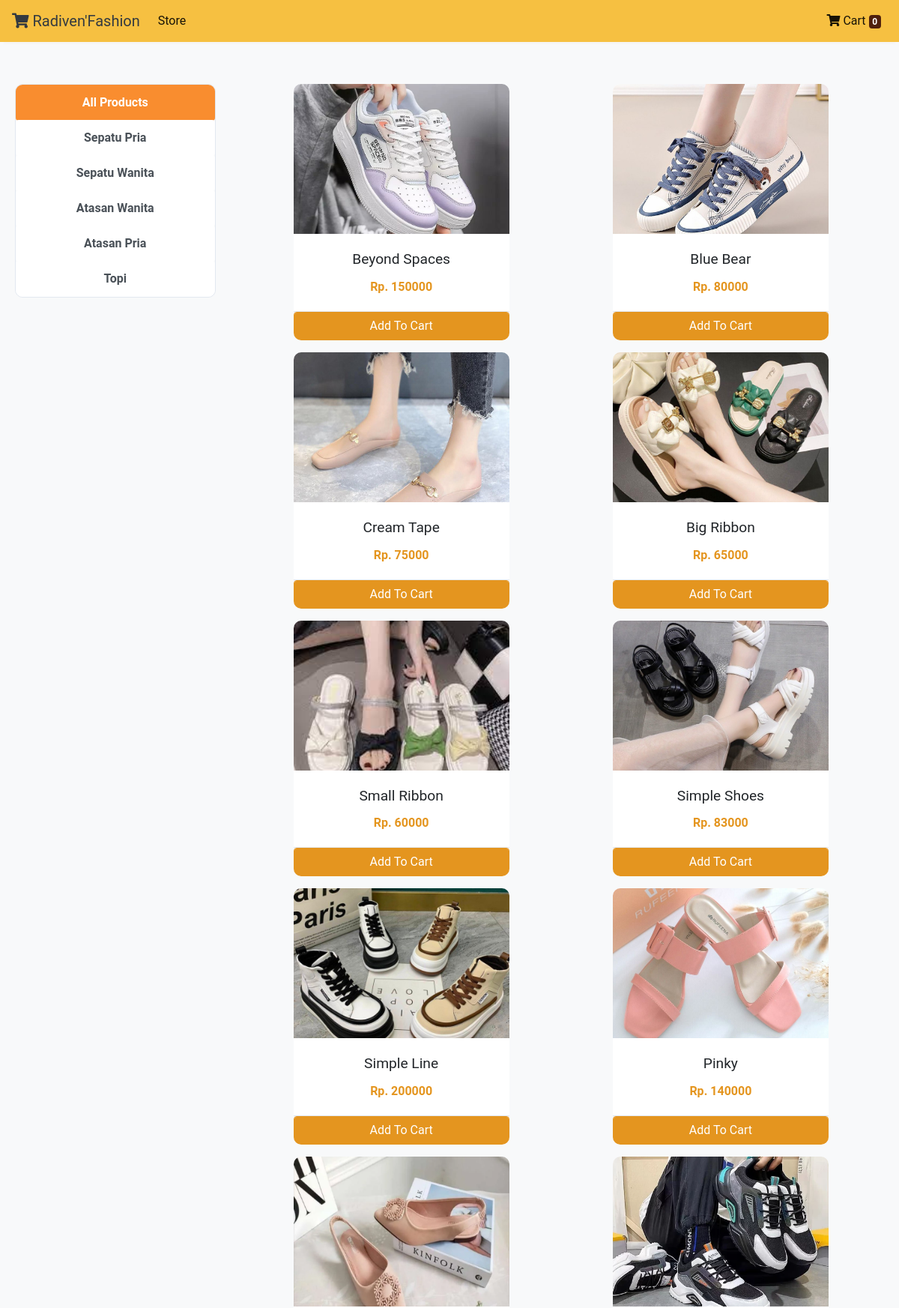
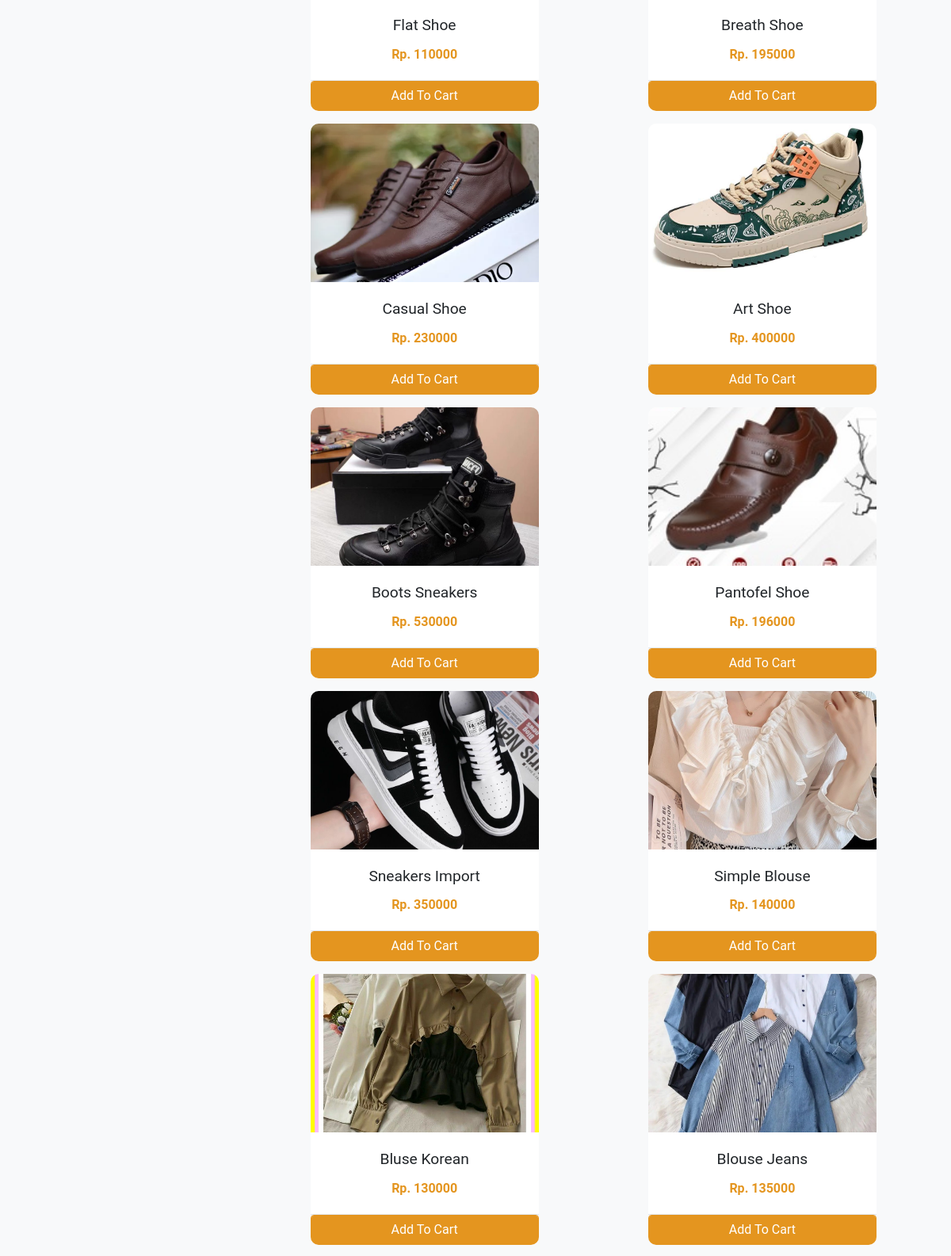
The app's page /store (upper part) with its own data (2 pictures, top to bottom).
### store/models/category.py (models this page shows, shortened)
class Category(models.Model):
    name= models.CharField(max_length=50)
    @staticmethod
    def get_all_categories():
        return Category.objects.all()

### store/models/product.py (models this page shows, shortened)
class Products(models.Model):
    name = models.CharField(max_length=60)
    price= models.IntegerField(default=0)
    category= models.ForeignKey(Category,on_delete=models.CASCADE,default=1 )
    description= models.CharField(max_length=250, default='', blank=True, null= True)
    image= models.ImageField(upload_to='uploads/products/')
    @staticmethod
    def get_all_products():
        return Products.objects.all()

### store/views/home.py (the view)
# urls.py: path('' , include('store.urls'))
def store(request):
    cart = request.session.get('cart')
    if not cart:
        request.session['cart'] = {}
    products = None
    categories = Category.get_all_categories()
    categoryID = request.GET.get('category')
    if categoryID:
        products = Products.get_all_products_by_categoryid(categoryID)
    else:
        products = Products.get_all_products();
    data = {}
    data['products'] = products
    data['categories'] = categories
    print('you are : ', request.session.get('email'))
    return render(request, 'index.html', data)

### store/templatetags/cart.py (called while the page is built)
@register.filter (name='is_in_cart')
def is_in_cart(product, cart):
    keys = cart.keys ()
    for id in keys:
        if int (id) == product.id:
            return True
    return False;

### store/templates/index.html (shortened to what this page needs)
{% extends 'base.html' %}
{% block content %}
{% load cart %}
{% load custom_filter %}
<div class="container-fluid mt-3">
	<div class="row">
		<div class="col-lg-3 mx-auto">
			<div class="list-group">
				<a href="/" class="list-group-item list-group-item-action btn btn-outline-success">All Products</a>
				{% for category in categories %}
				<a href="/?category={{category.id}}"
					class="list-group-item list-group-item-action btn btn-outline-success ">{{category.name}}</a>
				{% endfor %}
			</div>
		</div>
		<div id='products' class="col-lg-9 mx-auto">
			<div class="row mx-auto">
				{% for product in products %}
				<div class="card mx-auto mb-3" id={{product.id}} style="width: 18rem;">
					<img class="card-img-top" src="{{product.image.url}}" alt="Card image cap">
					<div class="card-body">
						<p class="card-title">{{product.name}}</p>
						<p class="card-text"><b>Rp. {{product.price}}</b></p>
					</div>
					<div class="card-footer p-0 no-gutters">
						{% if product|is_in_cart:request.session.cart %}
						<div class="row no-gutters">
							<form action="/#{{product.id}}" class="col-2 " method="post">
								{% csrf_token %}
								<input hidden type="text" name='product' value='{{product.id}}'>
								<input hidden type="text" name='remove' value='True'>
								<input type="submit" value=" - " class="btn btn-block btn-success border-right">
							</form>
							<div class="text-center col btn btn-success">{{product|cart_quantity:request.session.cart}} in Cart</div>
							<form action="/#{{product.id}}" class="col-2 " method="post">
								{% csrf_token %}
								<input hidden type="text" name='product' value='{{product.id}}'>
								<input type="submit" value=" + " class="btn btn-block btn-success border-left">
							</form>
						</div>
						{% else %}
						<form action="/#{{product.id}}" method="POST" class="btn-block">
							<input type="submit" class="float-right btn btn-success form-control"
								value="Add To Cart">
						</form>
						{% endif %}
					</div>
				</div>
				{% endfor %}
			</div>
		</div>
	</div>
</div>
{% endblock %}

### store/templates/base.html (style rules this page uses)
body { font-family: "Roboto", sans-serif; background-color: #f8f9fa; }
.container-fluid { padding: 20px; }
.col-lg-3 { margin-top: 20px; }
.list-group { border: 1px solid #e2e8f0; border-radius: 10px; overflow: hidden; }
.list-group-item { border: none; cursor: pointer; transition: background-color 0.3s ease, transform 0.2s ease; }
.list-group-item:first-child { padding: 12px 20px; font-weight: bold; background-color: #f98d2f; color: #fff; }
.list-group-item-action { text-align: center; font-weight: bold; }
#products { padding: 20px; }
.card { border: none; border-radius: 10px; overflow: hidden; transition: transform 0.3s ease, box-shadow 0.3s ease; }
.card-img-top { height: 200px; object-fit: cover; }
.card-body { text-align: center; }
.card-title { font-size: 1.2em; margin-bottom: 10px; }
.card-text b { color: #e4951f; }
.card-footer { background-color: #f8f9fa; border-top: 1px solid #e2e8f0; padding: 10px; }
.btn-success { background-color: #e4951f; border-color: #e4951f; }

### records on screen
Category: name "Sepatu Pria"
Category: name "Sepatu Wanita"
Category: name "Atasan Wanita"
Category: name "Atasan Pria"
Category: name "Topi"
Products: image (picture), name "Beyond Spaces", price "150000"
Products: image (picture), name "Blue Bear", price "80000"
Products: image (picture), name "Cream Tape", price "75000"
Products: image (picture), name "Big Ribbon", price "65000"
Products: image (picture), name "Small Ribbon", price "60000"
Products: image (picture), name "Simple Shoes", price "83000"
Products: image (picture), name "Simple Line", price "200000"
Products: image (picture), name "Pinky", price "140000"
Products: image (picture), name "Flat Shoe", price "110000"
Products: image (picture), name "Breath Shoe", price "195000"
Products: image (picture), name "Casual Shoe", price "230000"
Products: image (picture), name "Art Shoe", price "400000"
Products: image (picture), name "Boots Sneakers", price "530000"
Products: image (picture), name "Pantofel Shoe", price "196000"
Products: image (picture), name "Sneakers Import", price "350000"
Products: image (picture), name "Simple Blouse", price "140000"
Products: {{ product.id }} 18 (drawn), image (picture), name "Bluse Korean", price "130000"
Products: image (picture), name "Blouse Jeans", price "135000"

### other values on screen
{{ request.session.cart.keys|length }} "0"
